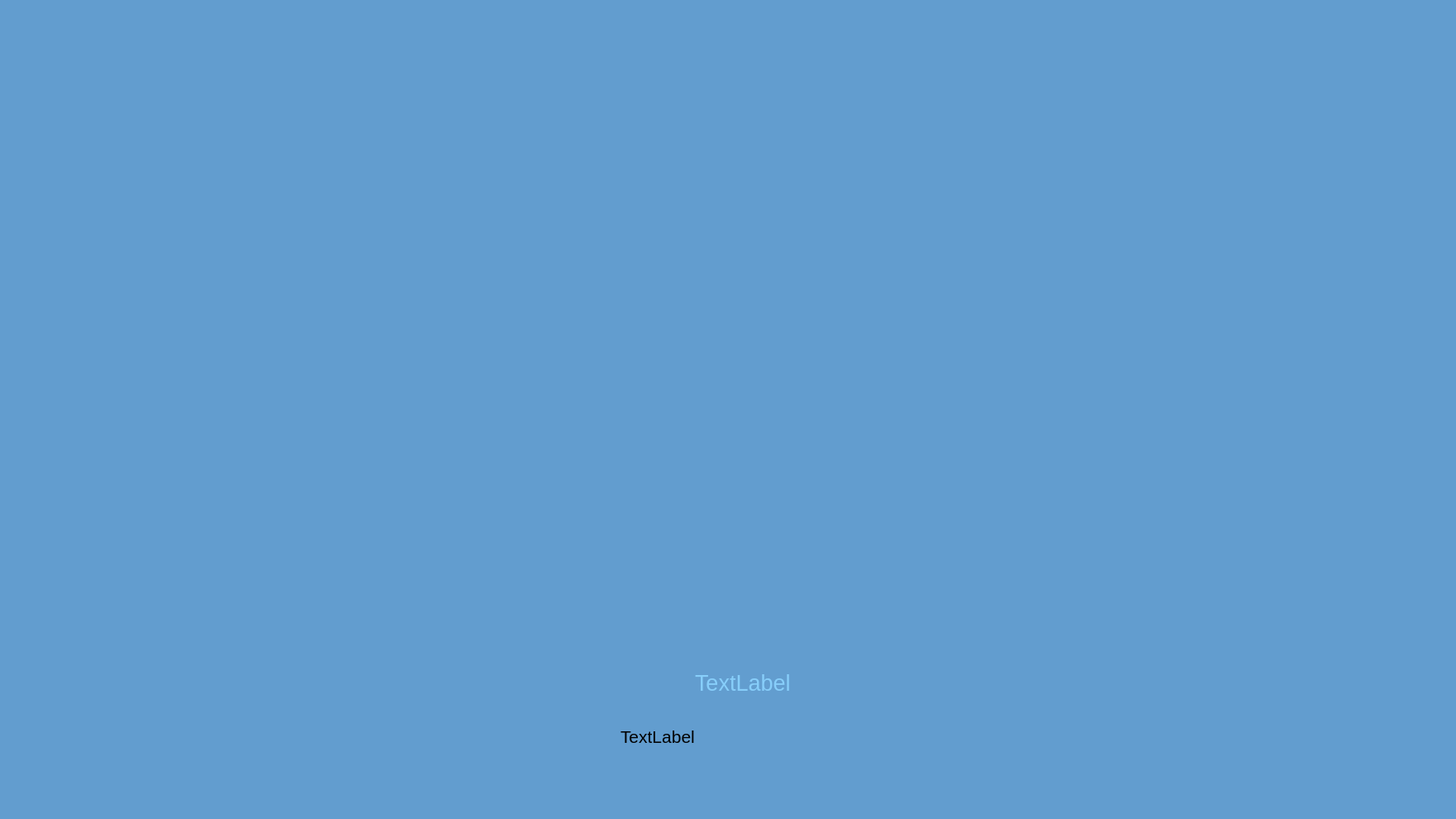
<?xml version="1.0" encoding="UTF-8"?>
<ui version="4.0">
 <class>EquipBreakdownClass</class>
 <widget class="QWidget" name="EquipBreakdownClass">
  <property name="geometry">
   <rect>
    <x>0</x>
    <y>0</y>
    <width>1760</width>
    <height>990</height>
   </rect>
  </property>
  <property name="windowTitle">
   <string>EquipBreakdown</string>
  </property>
  <widget class="QLabel" name="label">
   <property name="geometry">
    <rect>
     <x>0</x>
     <y>0</y>
     <width>1760</width>
     <height>990</height>
    </rect>
   </property>
   <property name="styleSheet">
    <string notr="true">background-color:rgb(98,157,207);</string>
   </property>
   <property name="text">
    <string/>
   </property>
  </widget>
  <widget class="QLabel" name="label_2">
   <property name="geometry">
    <rect>
     <x>650</x>
     <y>390</y>
     <width>501</width>
     <height>361</height>
    </rect>
   </property>
   <property name="styleSheet">
    <string notr="true">border-radius:50px;</string>
   </property>
   <property name="text">
    <string/>
   </property>
   <property name="pixmap">
    <pixmap>shutdown.png</pixmap>
   </property>
  </widget>
  <widget class="QLabel" name="label_Time">
   <property name="geometry">
    <rect>
     <x>840</x>
     <y>810</y>
     <width>121</width>
     <height>31</height>
    </rect>
   </property>
   <property name="font">
    <font>
     <family>Arial</family>
     <pointsize>20</pointsize>
    </font>
   </property>
   <property name="styleSheet">
    <string notr="true">color:rgb(135,206,250);</string>
   </property>
   <property name="text">
    <string>TextLabel</string>
   </property>
  </widget>
  <widget class="QLabel" name="label_Date">
   <property name="geometry">
    <rect>
     <x>750</x>
     <y>880</y>
     <width>311</width>
     <height>21</height>
    </rect>
   </property>
   <property name="font">
    <font>
     <family>Arial</family>
     <pointsize>16</pointsize>
    </font>
   </property>
   <property name="text">
    <string>TextLabel</string>
   </property>
  </widget>
 </widget>
 <layoutdefault spacing="6" margin="11"/>
 <resources/>
 <connections/>
</ui>
